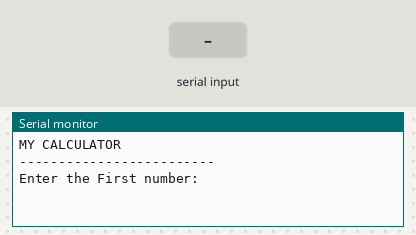
The sketch below on a simulated Arduino Uno, built with avr-gcc and run on an emulated ATmega328P. On the bench: the last lines printed to the serial monitor. The test bench sets the inputs (shaded band).

Above: at 1.2 s.
1.3 s: "90,45\n" received over Serial
At 3.1 s:
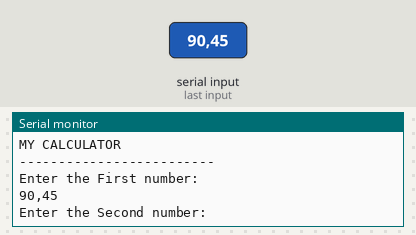
3.8 s: "30,150\n" received over Serial
At 5.8 s:
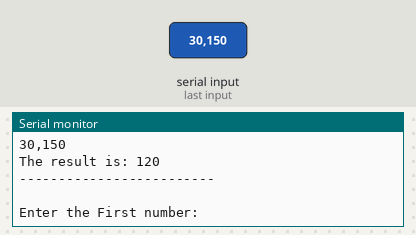
6.3 s: "1,90,45\n" received over Serial
At 8.3 s:
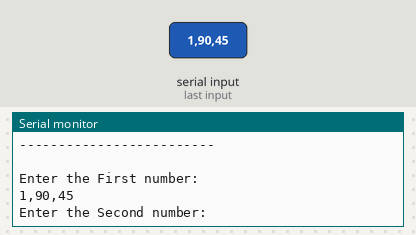

Measured:
- after the input at 1.3 s, the serial monitor: prints a new line after 1.0 s (image 1)
- after the input at 3.8 s, the serial monitor: prints a new line after 1.0 s (image 2)
- after the input at 6.3 s, the serial monitor: prints a new line after 1.0 s (image 3)

The sketch:

Simple_Calculator.ino
```cpp
String input1 = "";
String input2 = "";

void setup()
{
  Serial.begin(9600);
  Serial.println("MY CALCULATOR");
  Serial.println("-------------------------");
}

void loop()
{
  //First number
  Serial.println("Enter the First number: ");
  while(Serial.available()==0)
  {

  }
  input1 = Serial.readString();
  Serial.println(input1);

  //Second number
  Serial.println("Enter the Second number: ");
  while(Serial.available()==0)
  {

  }
  input2 = Serial.readString();
  Serial.println(input2);

  int result = input1.toInt()+input2.toInt();
  Serial.print("The result is: ");
  Serial.print(result);
  Serial.print("\n");
  Serial.println("-------------------------");
  Serial.print("\n \n");
}
```
